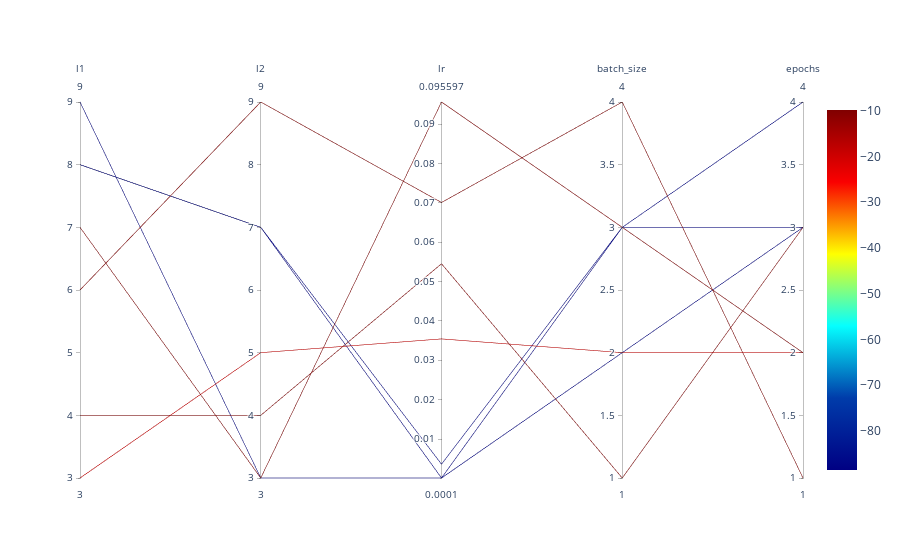

Notebook cell for this chart:
### Markdown cell above
## Parallel Coordinates Plot

### Code cell
spot_torch.parallel_plot()

### Figure 1 — Plotly figure (JSON) as saved in the notebook; plotly's stock layout.template omitted (floating-point values rounded to 4 significant figures)
{"data": [{"dimensions": [{"label": "l1", "range": [3, 9], "values": [7, 4, 8, 3, 6, 9, 8]}, {"label": "l2", "range": [3, 9], "values": [3, 4, 7, 5, 9, 3, 7]}, {"label": "lr", "range": [0.0001, 0.0956], "values": [0.0956, 0.05451, 0.003612, 0.03543, 0.07007, 0.0001001, 0.0001]}, {"label": "batch_size", "range": [1, 4], "values": [3, 1, 3, 2, 4, 2, 3]}, {"label": "epochs", "range": [1, 4], "values": [2, 3, 4, 2, 1, 3, 3]}], "line": {"cmax": -9.817, "cmin": -88.6, "color": [-9.817, -9.915, -87.12, -19.79, -9.938, -87.8, -88.6], "colorscale": [[0, "rgb(0,0,131)"], [0.2, "rgb(0,60,170)"], [0.4, "rgb(5,255,255)"], [0.6, "rgb(255,255,0)"], [0.8, "rgb(250,0,0)"], [1, "rgb(128,0,0)"]], "showscale": true}, "type": "parcoords"}], "layout": {}}
